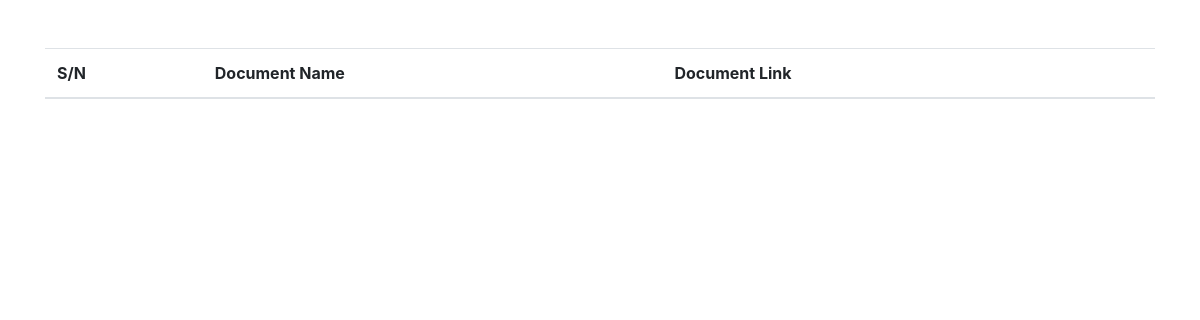
The app's page /deviceapp/show_device_doc/, older data.
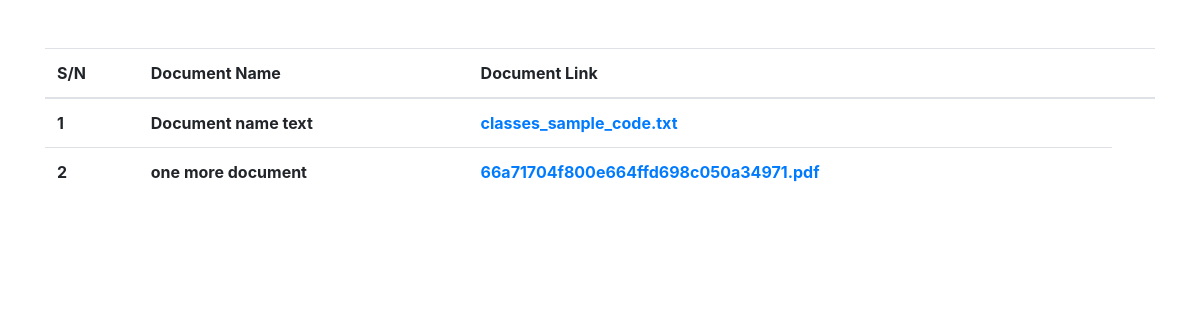
The same page, newer data.
### deviceapp/models.py (models this page shows, shortened)
class DeviceDocUpload(models.Model):
    doc_name_lbl = models.CharField(max_length=255)
    doc_name = models.FileField(upload_to='')

### deviceapp/views.py (the view)
# urls.py: path('show_device_doc/', views.show_device_doc, name='show_device_doc'),
def show_device_doc(request):
    all_data = DeviceDocUpload.objects.all()
    context = {
        'data': all_data
    }
    return render(request, 'device_files.html', context)

### deviceapp/templates/device_files.html (shortened to what this page needs)
<!DOCTYPE html>
<html lang="en">
<head>
    <link rel="stylesheet" href="https://maxcdn.bootstrapcdn.com/bootstrap/4.0.0/css/bootstrap.min.css"
 />
</head>
<body>
    <div class="container mt-5">
        <div class="row">
            <div class="col-12">
                <table class="table">
                    <thead>
                      <tr>
                        <th >S/N</th>
                        <th >Document Name</th>
                        <th >Document Link</th>
                        <th ></th>
                      </tr>
                    </thead>
                    <tbody>
                      {% for d in data %}
                      <tr>
                        <th>{{forloop.counter}}</th>
                        <th>{{d.doc_name_lbl}}</th>
                        <th><a  href="{{d.doc_name.url}}">{{d.doc_name}}</a></th>
                       </tr>
                      {% endfor %}
                    </tbody>
                  </table>
            </div>
        </div>
    </div>
</body>
</html>

Row changes from the older to the newer data that the page shows:
added DeviceDocUpload: doc_name_lbl "Document name text", doc_name "classes_sample_code.txt"
added DeviceDocUpload: doc_name_lbl "one more document", doc_name "66a71704f800e664ffd698c050a34971.pdf"
